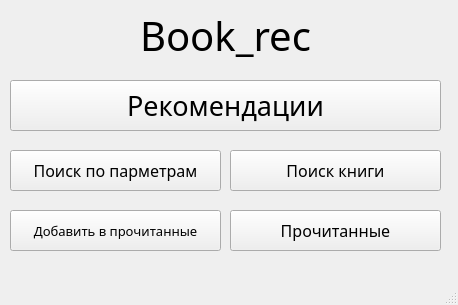
<?xml version="1.0" encoding="UTF-8"?>
<ui version="4.0">
 <class>MainWindow</class>
 <widget class="QMainWindow" name="MainWindow">
  <property name="geometry">
   <rect>
    <x>0</x>
    <y>0</y>
    <width>458</width>
    <height>305</height>
   </rect>
  </property>
  <property name="windowTitle">
   <string>MainWindow</string>
  </property>
  <widget class="QWidget" name="centralwidget">
   <widget class="QLabel" name="label">
    <property name="geometry">
     <rect>
      <x>20</x>
      <y>10</y>
      <width>411</width>
      <height>51</height>
     </rect>
    </property>
    <property name="font">
     <font>
      <family>Sitka</family>
      <pointsize>30</pointsize>
     </font>
    </property>
    <property name="text">
     <string>Book_rec</string>
    </property>
    <property name="alignment">
     <set>Qt::AlignCenter</set>
    </property>
   </widget>
   <widget class="QPushButton" name="rec_button">
    <property name="geometry">
     <rect>
      <x>10</x>
      <y>80</y>
      <width>431</width>
      <height>51</height>
     </rect>
    </property>
    <property name="font">
     <font>
      <family>Sitka Subheading</family>
      <pointsize>20</pointsize>
     </font>
    </property>
    <property name="text">
     <string>Рекомендации</string>
    </property>
   </widget>
   <widget class="QPushButton" name="parameters_search_button">
    <property name="geometry">
     <rect>
      <x>10</x>
      <y>150</y>
      <width>211</width>
      <height>41</height>
     </rect>
    </property>
    <property name="font">
     <font>
      <family>Sitka Subheading</family>
      <pointsize>12</pointsize>
     </font>
    </property>
    <property name="text">
     <string>Поиск по парметрам</string>
    </property>
   </widget>
   <widget class="QPushButton" name="search_button">
    <property name="geometry">
     <rect>
      <x>230</x>
      <y>150</y>
      <width>211</width>
      <height>41</height>
     </rect>
    </property>
    <property name="font">
     <font>
      <family>Sitka Subheading</family>
      <pointsize>12</pointsize>
     </font>
    </property>
    <property name="text">
     <string>Поиск книги</string>
    </property>
   </widget>
   <widget class="QPushButton" name="add_book_button">
    <property name="geometry">
     <rect>
      <x>10</x>
      <y>210</y>
      <width>211</width>
      <height>41</height>
     </rect>
    </property>
    <property name="font">
     <font>
      <family>Sitka Subheading</family>
      <pointsize>10</pointsize>
     </font>
    </property>
    <property name="text">
     <string>Добавить в прочитанные</string>
    </property>
   </widget>
   <widget class="QPushButton" name="readed_button">
    <property name="geometry">
     <rect>
      <x>230</x>
      <y>210</y>
      <width>211</width>
      <height>41</height>
     </rect>
    </property>
    <property name="font">
     <font>
      <family>Sitka Subheading</family>
      <pointsize>12</pointsize>
     </font>
    </property>
    <property name="text">
     <string>Прочитанные</string>
    </property>
   </widget>
  </widget>
  <widget class="QMenuBar" name="menubar">
   <property name="geometry">
    <rect>
     <x>0</x>
     <y>0</y>
     <width>458</width>
     <height>26</height>
    </rect>
   </property>
  </widget>
  <widget class="QStatusBar" name="statusbar"/>
 </widget>
 <resources/>
 <connections/>
</ui>
